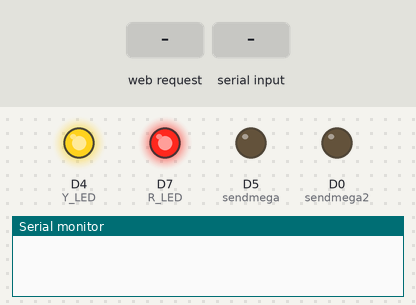
The sketch below on a simulated ESP8266 (NodeMCU). Shown: output pins drawn as LEDs (lit = HIGH), the last lines printed to the serial monitor. The inputs (shaded band) are chosen by the test bench. WiFi joins after 1.5 s; servers stay silent unless stated.

Above: at 0.1 s.
At 3.7 s:
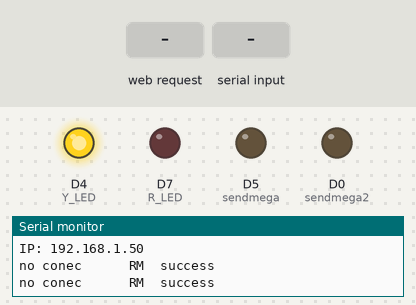
3.8 s: HTTP request GET /ud.php?s=99&u1=99&u2=99&u3=99&c=99&r= received
At 4.6 s:
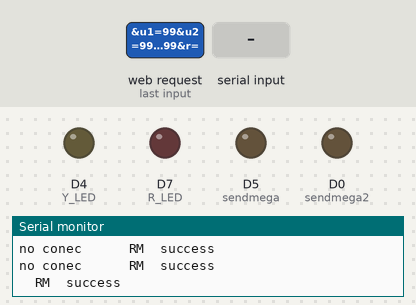
6.2 s: "f\n" received over the second serial link
8.8 s: "g\n" received over the second serial link
11.8 s: "b\n" received over the second serial link
Timing chart, 0 to 14.8 s (numbered marks = the images above; inputs shaded):
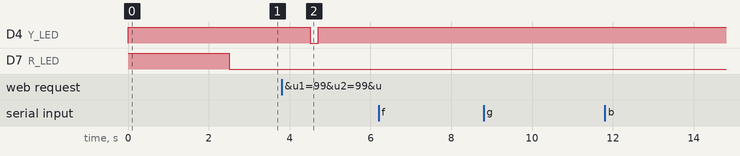

The sketch:

WIFITESTtest.ino
```cpp
#include <ESP8266WiFi.h>
#include <ESP8266HTTPClient.h>
#include <WiFiClient.h>
#include <ESP8266WiFiMulti.h>
#include <SoftwareSerial.h>//for I2C
#include <String.h>

#define Y_LED D4
#define R_LED D7
#define sendmega D5
#define sendmega2 D0
/*
  c=>key index to conform whitch is avaliable
  s=> 狀態 是否有在玩
  u1=> 馬達狀態
  u2=> 偷聽狀態
  u3=> 射擊狀態
  r=>rfid編號
*/
const char* ssid = "!00000000";
const char* password = "11111111";
String host = "192.168.137.1";  //網頁主機
IPAddress staticIP(192, 168, 137, 250);
IPAddress subnet(255, 255, 255, 0);
const int httpPort = 80;
WiFiServer server(httpPort);
SoftwareSerial mega(D1, D2); //建立軟體串列埠腳位 (RX, TX)

int counter = 0;
String sendGET = "GET /ud.php?s=99&u1=99&u2=99&u3=99&c=99&r="; //s99 for test
String tag="";
void setup()
{
  pinMode(D0, OUTPUT);//mega reset
  pinMode(D4, OUTPUT);//LED 黃
  pinMode(D7, OUTPUT);//LED 紅
  pinMode(sendmega, OUTPUT);
  pinMode(sendmega2, OUTPUT);

  digitalWrite(D7, HIGH); //紅燈亮
  digitalWrite(D4, HIGH);  //黃燈亮
  Serial.begin(115200);
  mega.begin(4800);  //設定軟體通訊速率

  WiFi.begin(ssid, password);
  while (WiFi.status() != WL_CONNECTED) {
    delay(100);
  }
  Serial.println("WiFi connected!");  //已連接
  Serial.print("IP: ");
  WiFi.config(staticIP, WiFi.gatewayIP(), subnet);
  delay(1000);
  Serial.println(WiFi.localIP());  //顯示IP位址
  server.begin();

  digitalWrite(D7, LOW);//紅燈
  digitalWrite(sendmega, LOW);
  digitalWrite(sendmega2, LOW);
}
int movementcounter=0;
void loop() {


  WiFiClient client = server.available();
  if (!client)
  {
    Serial.print("no conec  \t");
    sendGET += Rmega();
    connection(sendGET);
    return;
  }
  int startt=0,endt=0;
  startt=millis();
  while (!client.available())
  {
    endt=millis();
    if(endt-startt>=2000){
      return;
    }
    digitalWrite(R_LED, HIGH);
    digitalWrite(Y_LED, HIGH);
    Serial.print(".");
    delay(1);
  }
  digitalWrite(R_LED, LOW);
  digitalWrite(Y_LED, LOW);
  sendGET = "GET /ud.php?s=99&u1=99&u2=99&u3=99&c=99&r=";
  sendGET += Rmega();
  connection(sendGET);//送資料到網頁
  String head = client.readStringUntil('\r');
  //GET /8888 HTTP/1.1
  Serial.println(head);
  head.replace("GET /", "");
  head.replace("POST /", "");
  head.replace(" HTTP/1.1", "");
  /* Serial.print("*-");
    Serial.print(head);
    Serial.println("-*");

    Serial.print("-");
    Serial.print(head[0]);
    Serial.println("-");
    int a=head[0];
    Serial.println(a);*/

Serial.println(head);

  client.println("<!DOCTYPE HTML>");
  client.println("<html><head>");
  //client.println("<meta http-equiv=\"refresh\" content=\"5\" />");
  client.println("<meta http-equiv=\"Content-Type\" content=\"text/html\" charset=big-5\">");
  client.println("</head><body>");
  //client.println(sendGET);
  client.print(getinst(head));
  client.println("<hr></br><input type=\"button\" value=\"FROUNT\" onclick=\"location.href='/f'\"> ");
  client.println("<hr></br><input type=\"button\" value=\"FB\" onclick=\"location.href='/g'\"> ");
  client.println("<input type=\"button\" value=\"BACK\" onclick=\"location.href='/b'\"> ");
  client.println("<input type=\"button\" value=\"PAUSE\" onclick=\"location.href='/p'\"> ");
  client.println("<input type=\"button\" value=\"LIST VALUE\" onclick=\"location.href='/s'\">");
  client.println("</body></html>");
  /*
     ##可以製作按鈕 讓他可以直接用網頁控制
     ##直接把Rmega的訊息用</>包起來，C#爬起來比較方便
  */

  client.flush();
  client.stop();
  delay(800);


}//loop end

/*------I2C  Send Get Request-----------------*/
String Rmega() {
  Serial.print("  RM");
  if (mega.available()) {
    String val = mega.readString();
    Serial.println(val);
    tag=val;
    return val;
  }
  else
    return "";
}

void connection(String sendGET) {
  WiFiClient client;  //客戶端物件
  if (!client.connect(host, httpPort)) {
    Serial.println("connection failed!");  //主機連線失敗
    digitalWrite(D7, HIGH);//紅燈亮
    digitalWrite(D4, LOW);//黃燈暗
    return;
  } else
  {
    digitalWrite(D7, LOW);
    digitalWrite(D4, HIGH);
    Serial.println("  success");
  }
  client.print(String(sendGET) + " HTTP/1.1\r\n" + "Host: " + host +
               "\r\nConnection: close\r\n\r\n");  //請求網頁
  delay(800);
}


String getinst(String ins) {

  int t = ins[0];
  switch (t) {
    case 'f':
      Serial.println("Front");
      digitalWrite(sendmega, HIGH);
      digitalWrite(sendmega2, HIGH);
      return "Front";
      break;
    case 'g':
      Serial.println("Frb");
      digitalWrite(sendmega, HIGH);
      digitalWrite(sendmega2, LOW);
      return "not so Front";
      break;
    case 'b':
      Serial.println("Back");
      digitalWrite(sendmega, LOW);
      digitalWrite(sendmega2, HIGH);
      return "Back";
      break;
    case 'p':
      Serial.println("Pause");
      digitalWrite(sendmega, LOW);
      digitalWrite(sendmega2, LOW);
      return "Pause";
      break;
    case 's':
      Serial.println("list status");
      return "list status";
      break;
    default:
      return "";
      break;
  }
}
```

Measured:
- after the input at 3.8 s, D4 (Y_LED): HIGH → LOW after 0.71 s, → HIGH 0.20 s later
